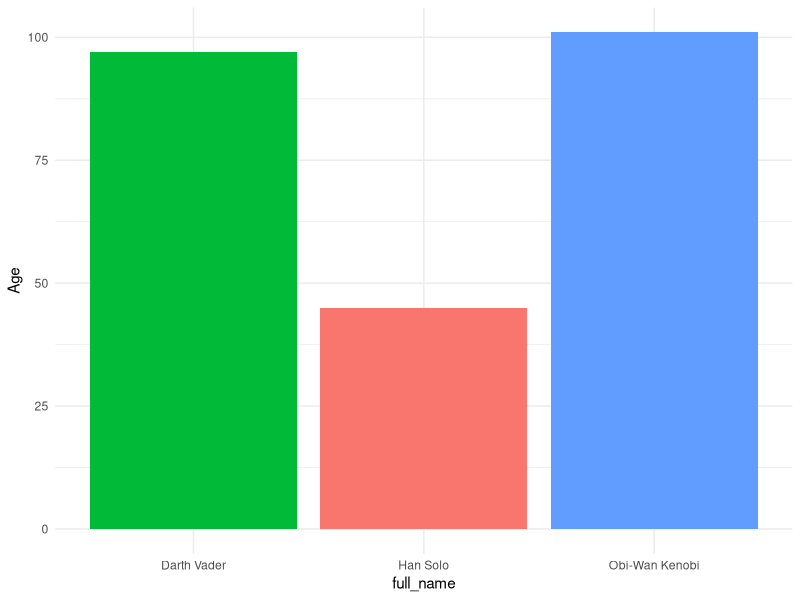

The R script that drew this image: (Note: this script raises an error after producing the figure.)
# Intro to R and RStudio

# NOTE - you should have run renv setup with renv::restore() before starting


# Console and Scripting ----
# This section of the screen is script pane, we use this to run stored code.
# These can be saved and used in other places.
# The pane below is the console. Unlike scripts, it is temporary and is a space ready for
# you to enter a command and query R
# Results from console or script are both shown in the console.

# This script is contained within a Project, denoted by the .Rproj file in the folder
# Projects are useful for containing all of your code/input data/functions in one place

# Comments in R are preceded with a # - Ctrl + Shift + C to comment/uncomment lines


# Try typing each line of code below into the console and see what it returns
# Numbers are entered by typing them without quotes
5
# Expressions can be evaluated in R like below
5 + 5
# Text should always be entered in quotes
"Bumblebee"
# Press the up/down arrows on the keyboard to cycle through previous commands

# You can also run code from the script pane
# Highlight each (or all) of the lines of code above and press Ctrl+Enter to
# send the highlighted code to the console

# We can also store values in the environment
# Replace Kyle with your name below and run the line to see what happens
my_name <- "Kyle"

# Instead of returning your name in the console it has been stored as a value
# in the enviroment. You can see a list of everything that has been stored in
# the environment in the top right pane.
# 
# Any time you see the symbol <- it means something is being assigned to the environment
# Use the console to test what the value my_name resolves to.

# We can also store values in the environment and then use them in an expression 
x <- 6
x + 7

# TRUE or FALSE values can be stored without quotes (can also be expressed as T/F)
y <- TRUE


# Data structures in R ----

# Vectors
# Contains items of the same type - created using c()
# A string vector
names <- c("Brenda", "Joe", "Mike")
# a numeric vector
values <- c(1, 3, 5)

# Lists
# Like vectors but can contain multiple different types of data
list_example <- list(1, "a", TRUE, 100L)

# Factors
# Factors are used to represent categorical data. 
# They can be ordered or unordered and contain levels
sex_factor <- factor(c("male", "female", "female", "male"))
# R will assign 1 to the level "female" and 2 to the level "male" 
# (because f comes before m, even though the first element in this vector is "male")
# You can check this by using the function levels(), 
# and check the number of levels using nlevels():
levels(sex_factor)
nlevels(sex_factor)

# Dataframes
# Vectors can be combined into data frames - a df is essentially just a combination
# of vectors
# After running this line double click on df in the environment to view the data
df <- data.frame(names, values)

# Individual columns from data frames can be called using a $ separator
df$names

# A new column can also be created in the data frame using the $ separator
# all of this so far is what we call BASE R code - we will cover other data
# manipulation methods later
df$value2 <- df$values*2

# If/Else and Logic in R ----
# can be used to create certain outputs
# The code below will check the content of the value my_name and output one of two responses
if (my_name == "Kyle") {
  "it's me"
} else {
  "not you"
}

# Note that we use a double equals sign == in logical commands
my_name == "Brian"
# be careful not to confuse with a single equals which is the same as using <- 
my_name = "Brian"

# We can also use other operators for logical statements, particularly when
# it comes to numeric values
x == 8
x < 7
x >= 3
x != 4

# Loops ----
# We can create a for loop to repeat a process
# Here we will ask R to print the statement "My name is ___" for every value in 
# the column names
# paste() is the R command to combine two strings of text
for (name in names) {
  print(paste("My name is", name))
}

# Functions ----
# We can write custom functions in R that will perform a series of operations when
# called by their name
# This function will add six to the number x, half it and output a sentence
my_fn <- function(x) {
  res <- (x + 6) / 2
  paste("The result of the function is", res)
}

my_fn(8)
my_fn(19)

# Functions can be as short or as long as you want and are handy when having
# to perform repetitive operations

# Packages ----
# Since R is run by an open source community it is always expanding and improving and 
# there are many different packages that can be installed to increase its functionality
# on top of BASE R

# we have already run the following line of code to install the packages we need
# if you need to re-install, uncomment this code and run again
# source("package_installs.R")

# dplyr and pipes ----
# To use an already installed R package in an R project we call it with library()
library(dplyr)

# dplyr adds many functions that can be used to transform data. We will use three
# of those below.
# We are also going to use the pipe %>% operator as it allows us to
# chain commands together and create a pipe

# mutate: add a new column
# select: reorder, and select columns
# arrange: sort data on a particular column

# Say we had a data frame comprised of three vectors
character_details <- data.frame(Age = c(101, 160, 97, 45),
                      first_name = c("Obi-Wan", "Luke", "Darth", "Han"),
                      surname = c("Kenobi", "Skywalker", "Vader", "Solo"))

# And our task was to combine (using paste()) the first and surnames into a single column,
# remove those columns, sort by Age and remove any ages over 150

# We could do it individual steps:

# Step 1 create the new column
new_character_details <- mutate(.data = character_details,
                      full_name = paste(first_name, surname))

# Step 2 select only the columns we want
new_character_details <- select(.data = new_character_details,
                      Age, full_name)

# Step 3 sort by Age
new_character_details <- arrange(.data = new_character_details,
                       Age)

# Step 4 filter to only include ages under 150
new_character_details <- filter(.data = new_character_details,
                                 Age < 150)


# Or, using the pipe %>% operator we can chain these four commands together

new_character_details_piped <- character_details %>%
  mutate(full_name = paste(first_name, surname)) %>%
  select(Age, full_name) %>%
  arrange(Age) %>% 
  filter(Age < 150)

# Using the pipe operator means not having to declare which data frame 
# we are using at each step
# The result of each step in the piped commands is passed to the next step
# Note how the resultant data frames are identical

# Charts ----
# Graphs can be quickly created from data frames using the plotly or ggplot2 libraries
# We are going to look a ggplot2 today for time sake - plotly is just interactive version
library(ggplot2)

# view in Viewer tab

print(ggplot_plot <- ggplot(new_character_details_piped, aes(x = full_name, y = Age, fill = factor(Age))) +
  geom_col() +
  theme_minimal() +
  theme(legend.position = "none"))
# view in Plots tab

# The graphs will be shown in the viewer/plot tab in the bottom right of RStudio.


# data import ---
# Most times we won't be defining our data in the code, we will be importing
# from a csv or other static file
starwars <- read.csv("starwars.csv")

# YOUR TURN ----
# we want process the starwars dataframe applying the below conditions: 

## contains every variable except birth_year, sex and homeworld

## is filtered to only include gender of "masculine" and
## is in the top 5 species by count

## has the three variables using the american spelling of colour renamed

starwars <- xxxx %>%
  select(xxxx) %>%
  filter(xxxx == "xxxx" &
         species %in% c("Human","Droid","Gungan","Wookiee","Zabrak")) %>% 
  rename(xxxx = hair_color,
         skin_colour = xxxx,
         xxxx = eye_color)

# using the code we learned earlier we can create a plot to summarise some
# of the information in the edited starwars dataframe

print(ggplot_height_species <- ggplot(starwars, aes(x = species, y = height, colour = species)) +
        geom_point(size = 2.5)) +
        theme_minimal() +
        theme(legend.position = "none")

# we can write that file out to csv from R 
write.csv(starwars, file="starwars_edited.csv", row.names = FALSE)

# keyboard shortcuts
# assignment - Alt + -
# Pipe - Ctrl + Shift + M
# Comment/Uncomment block - Ctrl + Shift + C